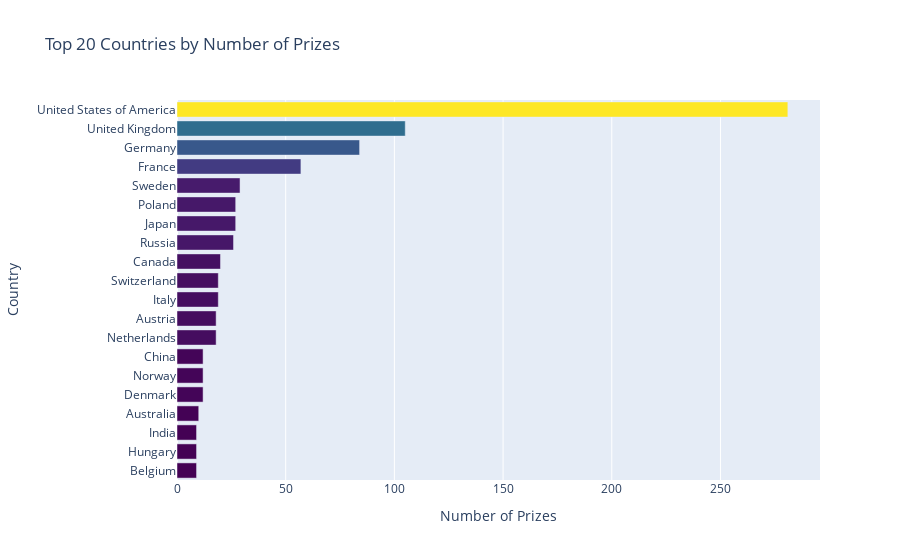

Notebook source saved alongside this figure:
### Code cell
h_bar = px.bar(x=top20_countries.prize,
                y=top20_countries.birth_country_current,
                orientation='h',
                color=top20_countries.prize,
                color_continuous_scale='Viridis',
                title='Top 20 Countries by Number of Prizes')
    
h_bar.update_layout(xaxis_title='Number of Prizes', 
                    yaxis_title='Country',
                    coloraxis_showscale=False)
h_bar.show()

### Figure 1 — Plotly figure (JSON) as saved in the notebook; plotly's stock layout.template omitted (floating-point values rounded to 4 significant figures)
{"data": [{"hovertemplate": "x=%{x}<br>y=%{y}<br>color=%{marker.color}<extra></extra>", "legendgroup": "", "marker": {"color": [9, 9, 9, 10, 12, 12, 12, 18, 18, 19, 19, 20, 26, 27, 27, 29, 57, 84, 105, 281], "coloraxis": "coloraxis", "pattern": {"shape": ""}}, "name": "", "orientation": "h", "showlegend": false, "textposition": "auto", "type": "bar", "x": [9, 9, 9, 10, 12, 12, 12, 18, 18, 19, 19, 20, 26, 27, 27, 29, 57, 84, 105, 281], "xaxis": "x", "y": ["Belgium", "Hungary", "India", "Australia", "Denmark", "Norway", "China", "Netherlands", "Austria", "Italy", "Switzerland", "Canada", "Russia", "Japan", "Poland", "Sweden", "France", "Germany", "United Kingdom", "United States of America"], "yaxis": "y"}], "layout": {"barmode": "relative", "coloraxis": {"colorbar": {"title": {"text": "color"}}, "colorscale": [[0, "#440154"], [0.1111, "#482878"], [0.2222, "#3e4989"], [0.3333, "#31688e"], [0.4444, "#26828e"], [0.5556, "#1f9e89"], [0.6667, "#35b779"], [0.7778, "#6ece58"], [0.8889, "#b5de2b"], [1, "#fde725"]], "showscale": false}, "legend": {"tracegroupgap": 0}, "title": {"text": "Top 20 Countries by Number of Prizes"}, "xaxis": {"anchor": "y", "domain": [0, 1], "title": {"text": "Number of Prizes"}}, "yaxis": {"anchor": "x", "domain": [0, 1], "title": {"text": "Country"}}}}
